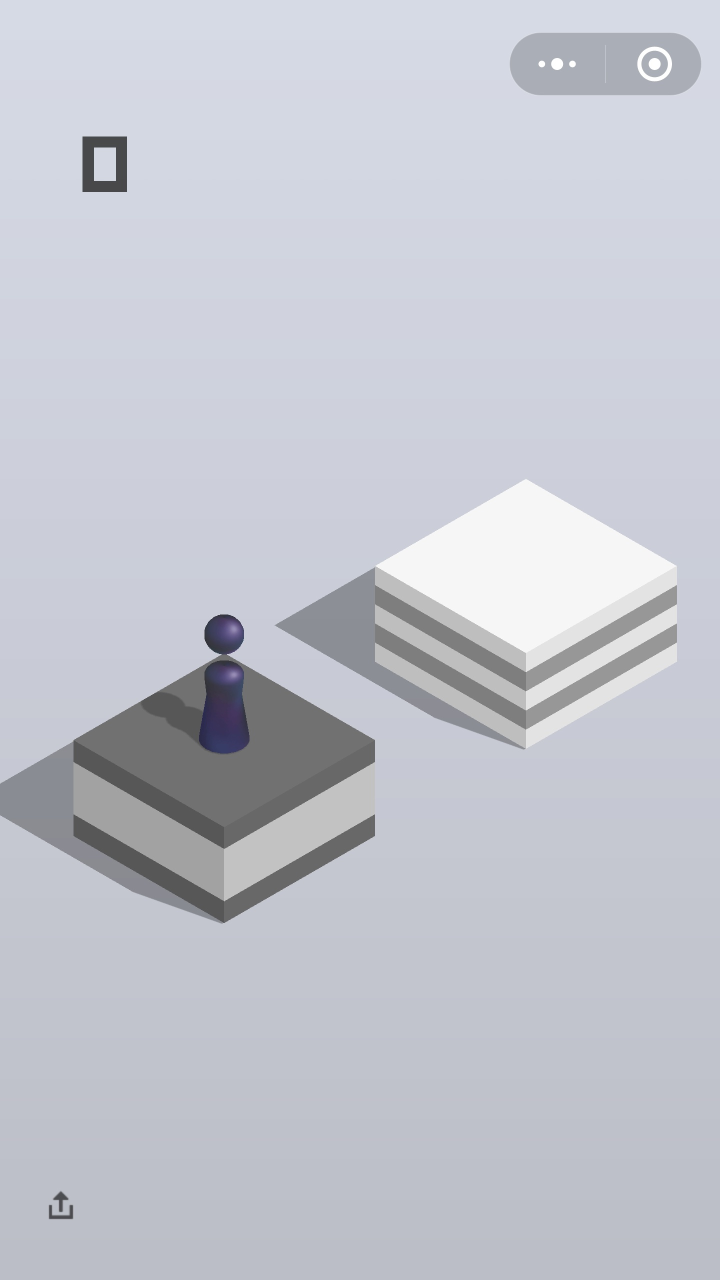
#> input picture test/img1.jpg, 1440 x 2560 px (shown at 1/2 size)
$ python test.py
#> lines starting #> are read from the running program, lines starting #| are printed output that depends on the picture
import cv2
import numpy as np
import matplotlib.pyplot as plt
img = cv2.imread('img1.jpg')
#> img is the input picture: shape (2560, 1440, 3); mean B, G, R 206.9, 197.6, 195
hsv = cv2.cvtColor(img,cv2.COLOR_BGR2GRAY)
r = 500.0/hsv.shape[1]
#> r = 0.347
dim = (500, int(hsv.shape[0]*r))
#> dim = (500, 888)
resized = cv2.resize(hsv, dim, interpolation=cv2.INTER_AREA)
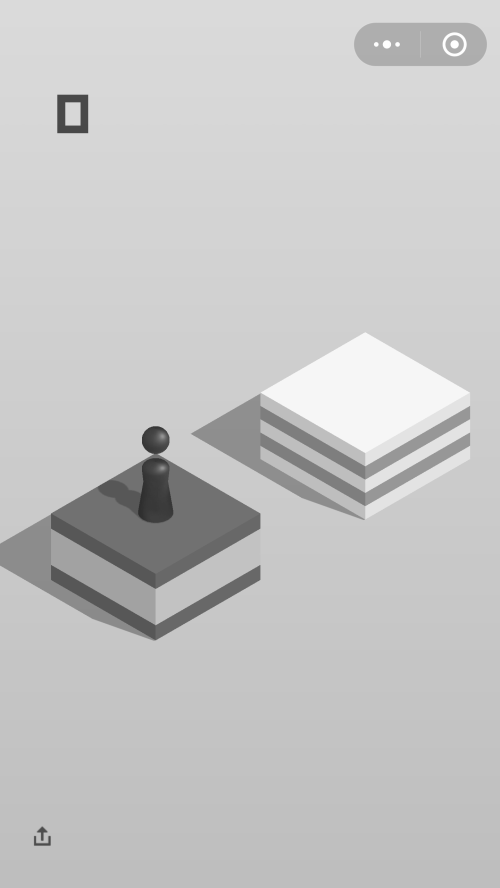
#> resized: shape (888, 500); min 46, max 255, mean 197.9
img_resize = cv2.resize(img,dim, interpolation=cv2.INTER_AREA)


eximg = cv2.imread('ex1.jpg',0)
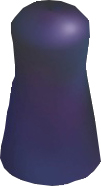
#> input picture lib/ml/template/ex1.jpg, 101 x 186 px, found by its file name
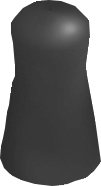
#> eximg: shape (186, 101); min 41, max 255, mean 104.9
w,h = eximg.shape
#> w = 186; h = 101

res = cv2.matchTemplate(resized,eximg,cv2.TM_CCORR_NORMED)
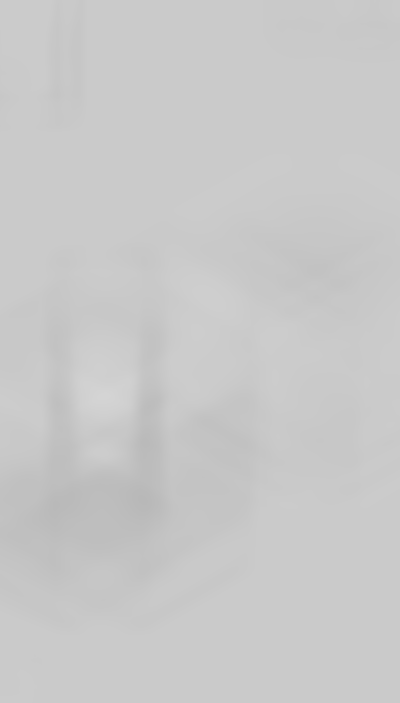
#> res: shape (703, 400) float32; min 0.725, max 0.834, mean 0.788
thresh = 0.811
loc =np.where(res>=thresh)
#> loc = 2244 positions, rows 361 to 416, columns 78 to 132
print(loc)
#> (printed output is left out)
for pt in zip(*loc[::-1]):
    print(pt)
    cv2.rectangle(img_resize,pt,(pt[0]+w,pt[1]+h),(0,0,0),1)
#> this loop made 2244 passes
#> pt on passes 1 to 3: (95, 361), (96, 361), (97, 361)
#| (95, 361)
#| (96, 361)
#| (97, 361)
#| (98, 361)
#| (99, 361)
#| (100, 361)
#| (101, 361)
#| (94, 362)
#> (further printed lines are left out)
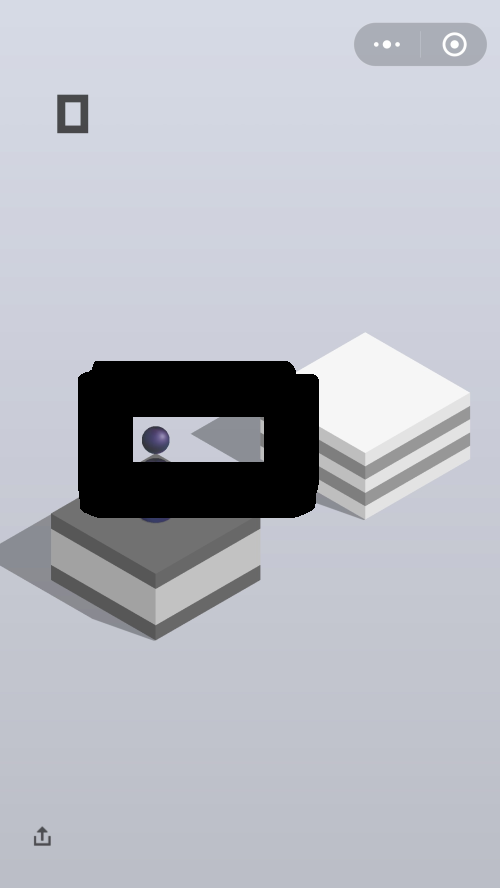
#> img_resize: shape (888, 500, 3); mean B, G, R 194, 185.3, 182.8
cv2.imshow('image',img_resize)
cv2.waitKey(0)
